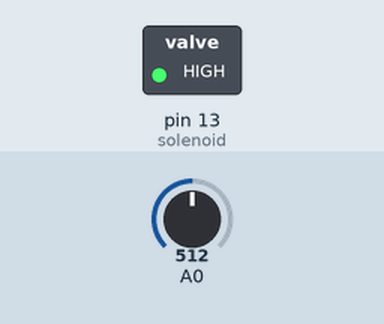
The sketch below on a simulated Arduino Uno, built with avr-gcc and run on an emulated ATmega328P. Parts: switched loads named in the sketch (green lamp = pin HIGH). The inputs (shaded band) are chosen by the test bench; at power-on: A0 = 512. What the sketch prints to the serial monitor is not drawn.

Above: at 2.5 s.
At 10.0 s:
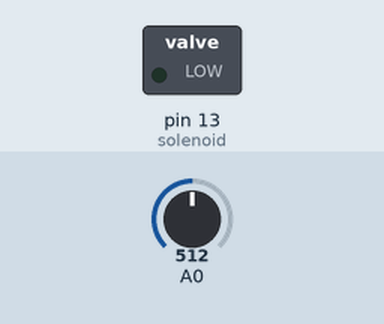
Timing chart, 0 to 19.5 s (numbered marks = the images above):
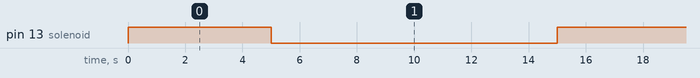

Measured:
- by itself, pin 13 (solenoid): alternates HIGH for 5.0 s and LOW for 10.0 s

The sketch:

MoistureControllingValve.ino
```cpp
// This sketch is used for automatic garden watering project.
// The arduino pin number 13 is used to send the digital output to the power transistor that switches the solenoid valve on and off
// The Soil Moisture data is fed into the arduino via the analogue pin A0
// The Soil Moisture data is fed only once in few hours and if the soil is found to be dry the solenoid is switched on for a few seconds (This depends
// on the diameter of the pipe and pressure head of the water supply)

int solenoid = 13;
// assuming the power transitor connected to the solenoid is controlled through digital pin 13

void setup()
{
  pinMode(solenoid,OUTPUT);
  //digital pin 13 is set to output
  Serial.begin(9600);
}

void loop()
{
  int sensorValue = analogRead(A0);
  //the variable sensorvalue reads the analog data from pin A0
  Serial.println(sensorValue);

  if (sensorValue > 500)
  {
    //if the sensorValue is less than 300, the solenoid is opened for a period of 10s (temporarily, real model the value should change)
    //then closed
    digitalWrite(solenoid,HIGH);
    delay(5000);
    digitalWrite(solenoid,LOW);
  }
  delay(10000);
}
```
